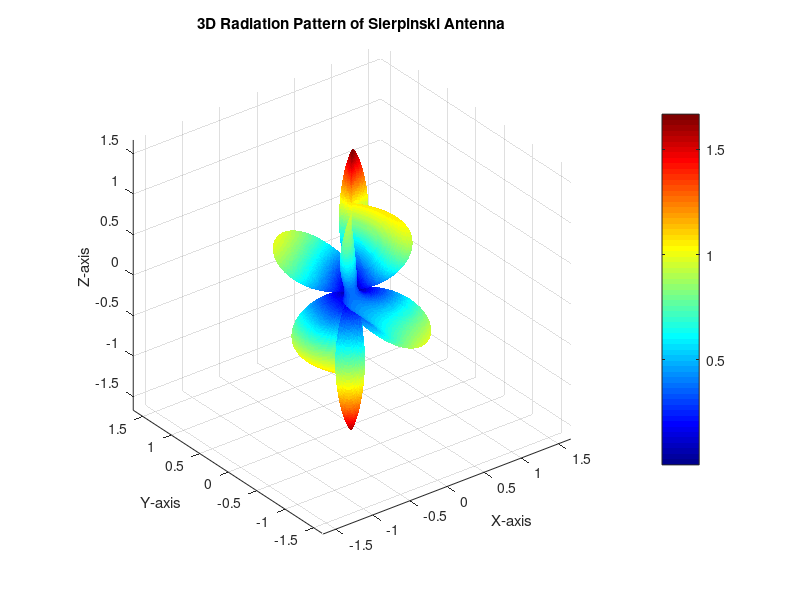

This figure's MATLAB source: (Note: this script raises an error after producing the figure.)
% MATLAB Code for 3D and 2D Radiation Pattern of a Sierpinski Antenna
clc;
clear;

% Define parameters
theta = linspace(0, pi, 180); % Elevation angles [0, pi]
phi = linspace(0, 2*pi, 360); % Azimuthal angles [0, 2*pi]
[THETA, PHI] = meshgrid(theta, phi);

% Radiation pattern (approximated multi-lobe behavior for a fractal antenna)
% The formula includes multi-band effects through harmonic terms
R = abs(cos(THETA) .* sin(2*PHI) + 0.5*cos(2*THETA) .* sin(PHI) + 0.3*cos(3*THETA));

% Convert spherical to Cartesian coordinates for 3D plot
X = R .* sin(THETA) .* cos(PHI);
Y = R .* sin(THETA) .* sin(PHI);
Z = R .* cos(THETA);

% 3D Radiation Pattern
figure;
surf(X, Y, Z, R, 'EdgeColor', 'none'); % Color represents gain
colormap(jet);
colorbar;
title('3D Radiation Pattern of Sierpinski Antenna');
xlabel('X-axis');
ylabel('Y-axis');
zlabel('Z-axis');
axis equal;
grid on;

% 2D Radiation Pattern (Polar Plot for a slice)
theta_slice = linspace(0, 2*pi, 360); % 2D slice at phi = 0
R_slice = abs(cos(theta_slice) + 0.5*cos(2*theta_slice) + 0.3*cos(3*theta_slice));

figure;
polarplot(theta_slice, R_slice, 'LineWidth', 2);
title('2D Radiation Pattern of Sierpinski Antenna');
rlim([0 max(R_slice)]); % Adjust limits based on the pattern
grid on;
